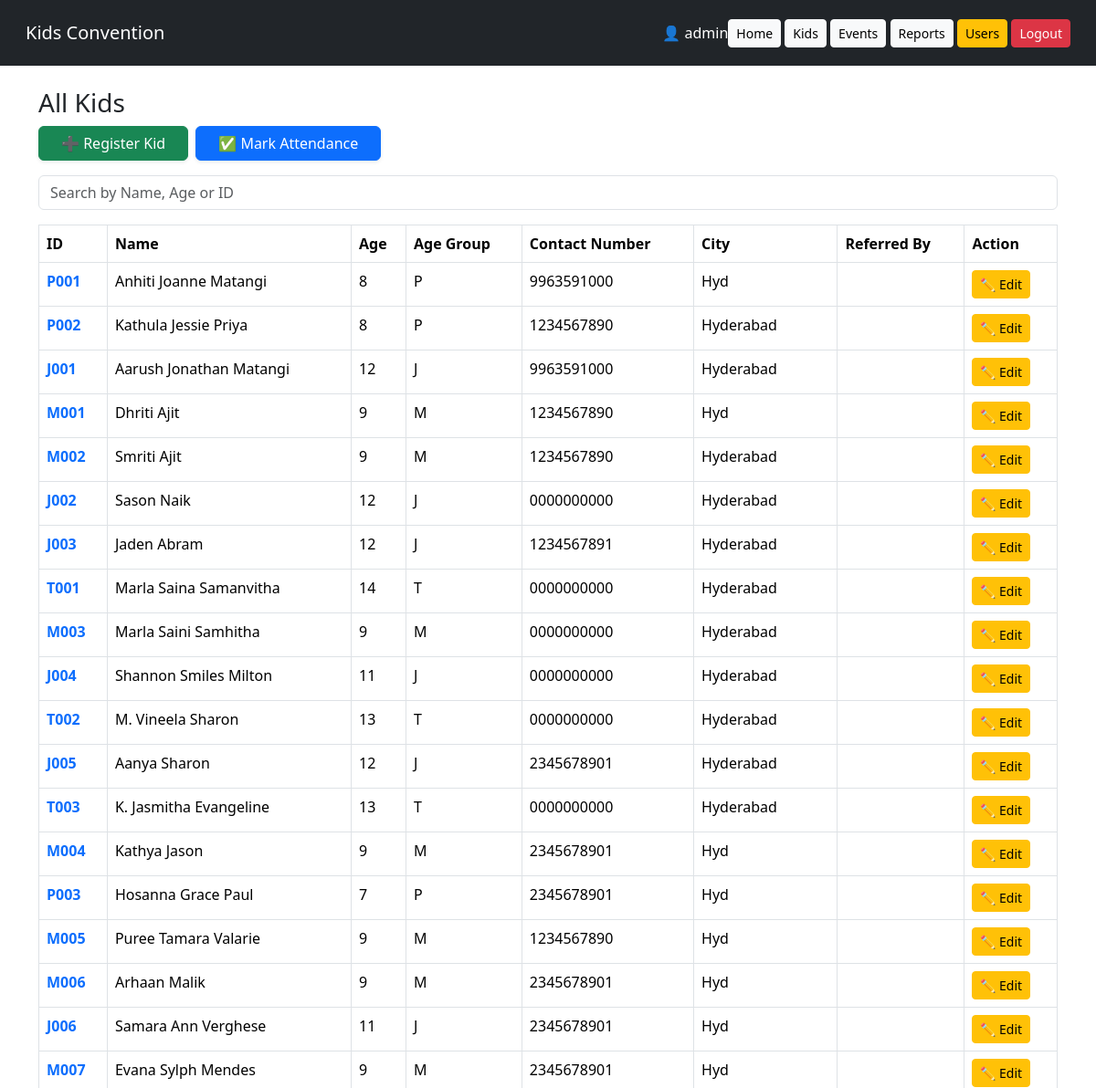
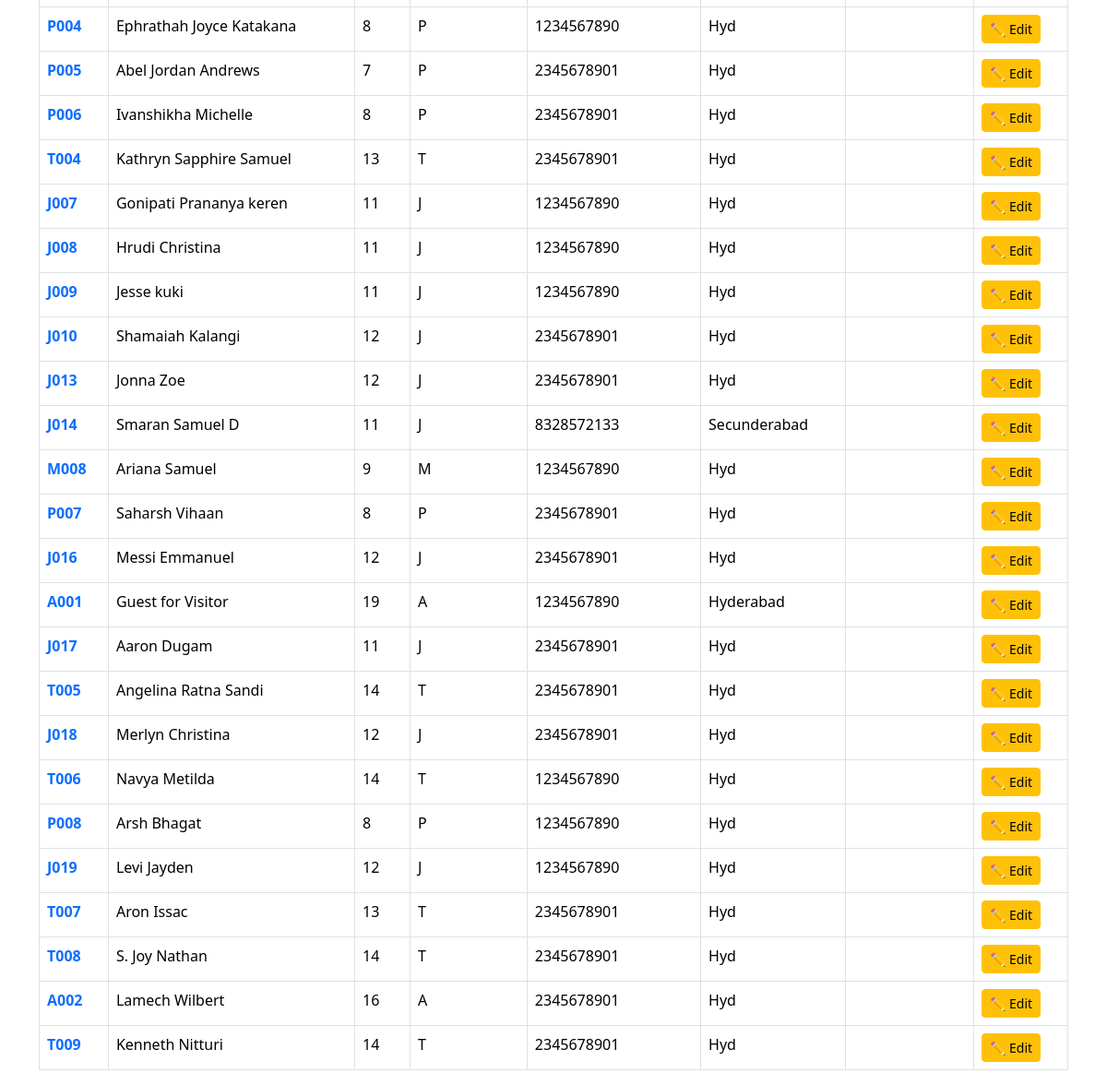
The page /kids (signed in) on the database its author committed (2 pictures, top to bottom).
### models.py (models this page shows)
class User(db.Model):
    id = db.Column(db.Integer, primary_key=True)
    username = db.Column(db.String(100), unique=True)
    fullname = db.Column(db.String(200))
    phonenumber = db.Column(db.String(10))
    password = db.Column(db.String(500))

class Kid(db.Model):
    id = db.Column(db.Integer, primary_key=True)
    kid_id = db.Column(db.String(20), unique=True)
    name = db.Column(db.String(200))
    age = db.Column(db.Integer)
    age_group = db.Column(db.String(5))
    locality = db.Column(db.String(200))
    city = db.Column(db.String(200))
    contactnumber = db.Column(db.String(10))
    parent_kid_id = db.Column(db.String(20))
    registered_by = db.Column(db.String(100))
    registered_at = db.Column(db.String(100))

### app.py (the view)
@app.route("/kids")
@login_required
def kids():
    kids = Kid.query.all()
    return render_template("kids.html", kids=kids)

### app.py (called while the page is built)
@login_manager.user_loader
def load_user(username):
    user = User.query.filter_by(username=username).first()
    if user:
        return LoginUser(user.username)
    return None

### templates/kids.html
{% extends 'base.html' %}{% block content %}
<h3>All Kids</h3>
<div class="mb-3 d-flex gap-2 flex-wrap">
    <a href="/register_kid"
       class="btn btn-success shadow-sm px-4">
        ➕ Register Kid
    </a>
    <a href="/attendance"
       class="btn btn-primary shadow-sm px-4">
        ✅ Mark Attendance
    </a>
</div>
<input id='searchInput' onkeyup='searchTable()' class='form-control mb-3' placeholder='Search by Name, Age or ID'>
<table class='table table-bordered' id='dataTable'>
    <thead>
        <tr>
            <th>ID</th>
            <th>Name</th>
            <th>Age</th>
            <th>Age Group</th>
            <th>Contact Number</th>
            <th>City</th>
            <th>Referred By</th>
            <th>Action</th>
        </tr>
    </thead>
<tbody>
{% for k in kids %}
<tr>
    <td>    <a href="/kid/{{ k.kid_id }}"
       class="fw-bold text-decoration-none">
        {{ k.kid_id }}
    </a></td>
    <td>{{ k.name }}</td>
    <td>{{ k.age }}</td>
    <td>{{ k.age_group }}</td>
    <td>{{ k.contactnumber }}</td>
    <td>{{ k.city }}</td>
    <td>{{ k.parent_kid_id }}</td>
    <td>
        <a href="/edit_kid/{{ k.kid_id }}"
           class="btn btn-warning btn-sm">
            ✏️ Edit
        </a>
    </td>
</tr>
{% endfor %}
</tbody>
</table>{% endblock %}

### templates/base.html (shortened to what this page needs)
<!DOCTYPE html>
<html>
<head>
<link href="https://cdn.jsdelivr.net/npm/bootstrap@5.3.3/dist/css/bootstrap.min.css" rel="stylesheet">
</head>
<body>
<nav class="navbar navbar-expand-lg navbar-dark bg-dark p-3">
<div class="container-fluid">
<a class="navbar-brand" href="/">Kids Convention</a>
        <div class="ms-auto text-white">
            {% if current_user.is_authenticated %}
                👤 {{ current_user.id }}
            {% endif %}
        </div>
<div>
<a href="/" class="btn btn-light btn-sm">Home</a>
<a href="/kids" class="btn btn-light btn-sm">Kids</a>
<a href="/events" class="btn btn-light btn-sm">Events</a>
<a href="/reports" class="btn btn-light btn-sm">Reports</a>
{% if current_user.id == 'admin' %}
<a href="/users" class="btn btn-warning btn-sm">Users</a>
{% endif %}
<a href="/logout" class="btn btn-danger btn-sm">Logout</a>
</div>
</div>
</nav>
<div class="container mt-4">
{% block content %}{% endblock %}
</div>
</body>
</html>

### rows shown on the page
User: id "admin"
Kid: kid_id "P001", name "Anhiti Joanne Matangi", age "8", age_group "P", contactnumber "9963591000", city "Hyd"
Kid: kid_id "P002", name "Kathula Jessie Priya", age "8", age_group "P", contactnumber "1234567890", city "Hyderabad"
Kid: kid_id "J001", name "Aarush Jonathan Matangi", age "12", age_group "J", contactnumber "9963591000", city "Hyderabad"
Kid: kid_id "M001", name "Dhriti Ajit", age "9", age_group "M", contactnumber "1234567890", city "Hyd"
Kid: kid_id "M002", name "Smriti Ajit", age "9", age_group "M", contactnumber "1234567890", city "Hyderabad"
Kid: kid_id "J002", name "Sason Naik", age "12", age_group "J", contactnumber "0000000000", city "Hyderabad"
Kid: kid_id "J003", name "Jaden Abram", age "12", age_group "J", contactnumber "1234567891", city "Hyderabad"
Kid: kid_id "T001", name "Marla Saina Samanvitha", age "14", age_group "T", contactnumber "0000000000", city "Hyderabad"
Kid: kid_id "M003", name "Marla Saini Samhitha", age "9", age_group "M", contactnumber "0000000000", city "Hyderabad"
Kid: kid_id "J004", name "Shannon Smiles Milton", age "11", age_group "J", contactnumber "0000000000", city "Hyderabad"
Kid: kid_id "T002", name "M. Vineela Sharon", age "13", age_group "T", contactnumber "0000000000", city "Hyderabad"
Kid: kid_id "J005", name "Aanya Sharon", age "12", age_group "J", contactnumber "2345678901", city "Hyderabad"
Kid: kid_id "T003", name "K. Jasmitha Evangeline", age "13", age_group "T", contactnumber "0000000000", city "Hyderabad"
Kid: kid_id "M004", name "Kathya Jason", age "9", age_group "M", contactnumber "2345678901", city "Hyd"
Kid: kid_id "P003", name "Hosanna Grace Paul", age "7", age_group "P", contactnumber "2345678901", city "Hyd"
Kid: kid_id "M005", name "Puree Tamara Valarie", age "9", age_group "M", contactnumber "1234567890", city "Hyd"
Kid: kid_id "M006", name "Arhaan Malik", age "9", age_group "M", contactnumber "2345678901", city "Hyd"
Kid: kid_id "J006", name "Samara Ann Verghese", age "11", age_group "J", contactnumber "2345678901", city "Hyd"
Kid: kid_id "M007", name "Evana Sylph Mendes", age "9", age_group "M", contactnumber "2345678901", city "Hyd"
Kid: kid_id "P004", name "Ephrathah Joyce Katakana", age "8", age_group "P", contactnumber "1234567890", city "Hyd"
Kid: kid_id "P005", name "Abel Jordan Andrews", age "7", age_group "P", contactnumber "2345678901", city "Hyd"
Kid: kid_id "P006", name "Ivanshikha Michelle", age "8", age_group "P", contactnumber "2345678901", city "Hyd"
Kid: kid_id "T004", name "Kathryn Sapphire Samuel", age "13", age_group "T", contactnumber "2345678901", city "Hyd"
Kid: kid_id "J007", name "Gonipati Prananya keren", age "11", age_group "J", contactnumber "1234567890", city "Hyd"
Kid: kid_id "J008", name "Hrudi Christina", age "11", age_group "J", contactnumber "1234567890", city "Hyd"
Kid: kid_id "J009", name "Jesse kuki", age "11", age_group "J", contactnumber "1234567890", city "Hyd"
Kid: kid_id "J010", name "Shamaiah Kalangi", age "12", age_group "J", contactnumber "2345678901", city "Hyd"
Kid: kid_id "J013", name "Jonna Zoe", age "12", age_group "J", contactnumber "2345678901", city "Hyd"
Kid: kid_id "J014", name "Smaran Samuel D", age "11", age_group "J", contactnumber "8328572133", city "Secunderabad"
Kid: kid_id "M008", name "Ariana Samuel", age "9", age_group "M", contactnumber "1234567890", city "Hyd"
Kid: kid_id "P007", name "Saharsh Vihaan", age "8", age_group "P", contactnumber "2345678901", city "Hyd"
Kid: kid_id "J016", name "Messi Emmanuel", age "12", age_group "J", contactnumber "2345678901", city "Hyd"
Kid: kid_id "A001", name "Guest for Visitor", age "19", age_group "A", contactnumber "1234567890", city "Hyderabad"
Kid: kid_id "J017", name "Aaron Dugam", age "11", age_group "J", contactnumber "2345678901", city "Hyd"
Kid: kid_id "T005", name "Angelina Ratna Sandi", age "14", age_group "T", contactnumber "2345678901", city "Hyd"
Kid: kid_id "J018", name "Merlyn Christina", age "12", age_group "J", contactnumber "2345678901", city "Hyd"
Kid: kid_id "T006", name "Navya Metilda", age "14", age_group "T", contactnumber "1234567890", city "Hyd"
Kid: kid_id "P008", name "Arsh Bhagat", age "8", age_group "P", contactnumber "1234567890", city "Hyd"
Kid: kid_id "J019", name "Levi Jayden", age "12", age_group "J", contactnumber "1234567890", city "Hyd"
Kid: kid_id "T007", name "Aron Issac", age "13", age_group "T", contactnumber "2345678901", city "Hyd"
Kid: kid_id "T008", name "S. Joy Nathan", age "14", age_group "T", contactnumber "2345678901", city "Hyd"
Kid: kid_id "A002", name "Lamech Wilbert", age "16", age_group "A", contactnumber "2345678901", city "Hyd"
Kid: kid_id "T009", name "Kenneth Nitturi", age "14", age_group "T", contactnumber "2345678901", city "Hyd"
